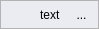
<?xml version="1.0" encoding="UTF-8"?>
<ui version="4.0">
 <class>TabButton</class>
 <widget class="QWidget" name="TabButton">
  <property name="geometry">
   <rect>
    <x>0</x>
    <y>0</y>
    <width>99</width>
    <height>29</height>
   </rect>
  </property>
  <property name="sizePolicy">
   <sizepolicy hsizetype="Minimum" vsizetype="Minimum">
    <horstretch>0</horstretch>
    <verstretch>0</verstretch>
   </sizepolicy>
  </property>
  <property name="styleSheet">
   <string notr="true">#panel{
	background-color:#eaecf2;
	border-style:solid;
	border-color:#b3b3b3;
	border-width:1px;
	border-bottom-width:1px;
	border-top-left-radius:0px;
	border-top-right-radius:0px;
}

#panel[selected=&quot;true&quot;]{
    background-color: #f2f2f2;
	border-bottom-width:0px;
}

#panel[highlighted=&quot;true&quot;]{
    background-color: orange;
}
</string>
  </property>
  <layout class="QGridLayout" name="gridLayout">
   <property name="leftMargin">
    <number>0</number>
   </property>
   <property name="topMargin">
    <number>0</number>
   </property>
   <property name="rightMargin">
    <number>0</number>
   </property>
   <property name="bottomMargin">
    <number>0</number>
   </property>
   <property name="spacing">
    <number>0</number>
   </property>
   <item row="0" column="0">
    <widget class="QWidget" name="panel" native="true">
     <property name="sizePolicy">
      <sizepolicy hsizetype="Minimum" vsizetype="Minimum">
       <horstretch>0</horstretch>
       <verstretch>0</verstretch>
      </sizepolicy>
     </property>
     <layout class="QHBoxLayout" name="horizontalLayout">
      <property name="leftMargin">
       <number>8</number>
      </property>
      <property name="topMargin">
       <number>0</number>
      </property>
      <property name="rightMargin">
       <number>8</number>
      </property>
      <property name="bottomMargin">
       <number>0</number>
      </property>
      <item>
       <widget class="QLabel" name="label_2">
        <property name="pixmap">
         <pixmap resource="Images.qrc">:/Images/Customer.png</pixmap>
        </property>
       </widget>
      </item>
      <item>
       <widget class="QLabel" name="label">
        <property name="sizePolicy">
         <sizepolicy hsizetype="Preferred" vsizetype="Expanding">
          <horstretch>0</horstretch>
          <verstretch>0</verstretch>
         </sizepolicy>
        </property>
        <property name="frameShape">
         <enum>QFrame::NoFrame</enum>
        </property>
        <property name="text">
         <string>text</string>
        </property>
        <property name="alignment">
         <set>Qt::AlignLeading|Qt::AlignLeft|Qt::AlignVCenter</set>
        </property>
        <property name="margin">
         <number>4</number>
        </property>
       </widget>
      </item>
      <item>
       <widget class="QToolButton" name="cmdClose">
        <property name="sizePolicy">
         <sizepolicy hsizetype="Fixed" vsizetype="Expanding">
          <horstretch>0</horstretch>
          <verstretch>0</verstretch>
         </sizepolicy>
        </property>
        <property name="styleSheet">
         <string notr="true">border: none;
background-color: #00000000;</string>
        </property>
        <property name="text">
         <string>...</string>
        </property>
        <property name="icon">
         <iconset resource="Images.qrc">
          <normaloff>:/Images/x.png</normaloff>:/Images/x.png</iconset>
        </property>
        <property name="toolButtonStyle">
         <enum>Qt::ToolButtonIconOnly</enum>
        </property>
       </widget>
      </item>
     </layout>
    </widget>
   </item>
  </layout>
 </widget>
 <resources>
  <include location="Images.qrc"/>
 </resources>
 <connections/>
</ui>
